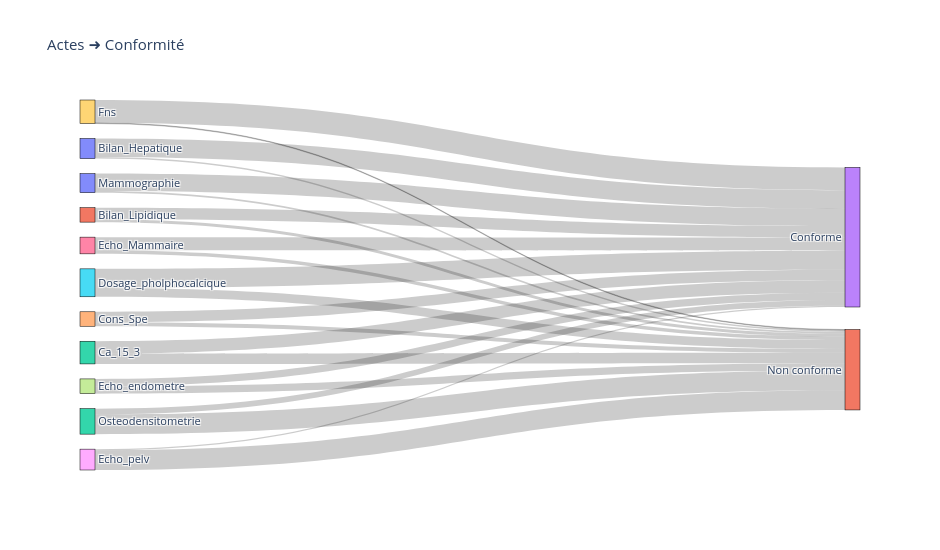

Notebook source saved alongside this figure:
### Code cell
df_long["conforme_str"] = df_long["score_conformité"].map({1: "Conforme", 0: "Non conforme"})

links_conform = (
    df_long
    .groupby(["Acte", "conforme_str"])
    .size()
    .reset_index(name="value")
    .rename(columns={"Acte": "source", "conforme_str": "target"})
)

sankey_from_df(links_conform, "Actes ➜ Conformité")

### Figure 1 — Plotly figure (JSON) as saved in the notebook; plotly's stock layout.template omitted (floating-point values rounded to 4 significant figures)
{"data": [{"arrangement": "snap", "link": {"source": [0, 0, 1, 1, 2, 2, 4, 4, 5, 5, 6, 6, 7, 7, 8, 8, 9, 9, 10, 10, 12, 12], "target": [3, 11, 3, 11, 3, 11, 3, 11, 3, 11, 3, 11, 3, 11, 3, 11, 3, 11, 3, 11, 3, 11], "value": [495, 45, 309, 79, 333, 276, 282, 106, 514, 236, 355, 94, 195, 200, 31, 529, 613, 18, 464, 48, 157, 528]}, "node": {"label": ["Bilan_Hepatique", "Bilan_Lipidique", "Ca_15_3", "Conforme", "Cons_Spe", "Dosage_pholphocalcique", "Echo_Mammaire", "Echo_endometre", "Echo_pelv", "Fns", "Mammographie", "Non conforme", "Osteodensitometrie"], "line": {"color": "black", "width": 0.5}, "pad": 15, "thickness": 15}, "type": "sankey"}], "layout": {"font": {"size": 11}, "height": 550, "title": {"text": "Actes ➜ Conformité"}, "width": 940}}
